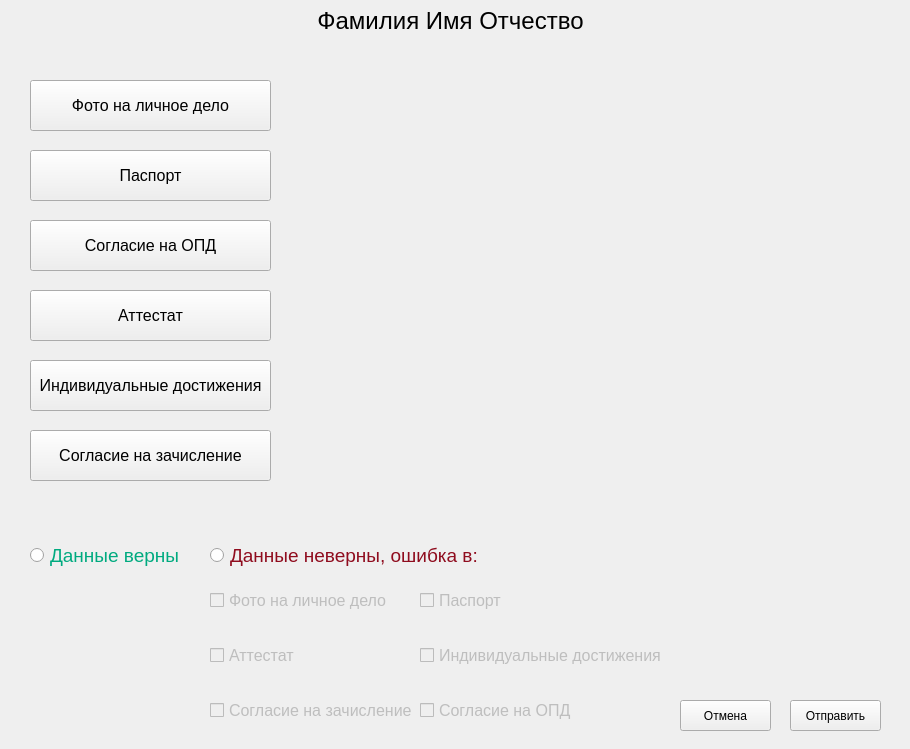
<?xml version="1.0" encoding="UTF-8"?>
<ui version="4.0">
 <class>Ui_Check</class>
 <widget class="QMainWindow" name="Ui_Check">
  <property name="geometry">
   <rect>
    <x>0</x>
    <y>0</y>
    <width>910</width>
    <height>749</height>
   </rect>
  </property>
  <property name="windowTitle">
   <string>MainWindow</string>
  </property>
  <widget class="QWidget" name="centralwidget">
   <widget class="QPushButton" name="personal_photo">
    <property name="geometry">
     <rect>
      <x>30</x>
      <y>80</y>
      <width>241</width>
      <height>51</height>
     </rect>
    </property>
    <property name="font">
     <font>
      <pointsize>12</pointsize>
     </font>
    </property>
    <property name="text">
     <string>Фото на личное дело</string>
    </property>
   </widget>
   <widget class="QPushButton" name="paper_photo">
    <property name="geometry">
     <rect>
      <x>30</x>
      <y>150</y>
      <width>241</width>
      <height>51</height>
     </rect>
    </property>
    <property name="font">
     <font>
      <pointsize>12</pointsize>
     </font>
    </property>
    <property name="text">
     <string>Паспорт</string>
    </property>
   </widget>
   <widget class="QPushButton" name="agree_photo">
    <property name="geometry">
     <rect>
      <x>30</x>
      <y>220</y>
      <width>241</width>
      <height>51</height>
     </rect>
    </property>
    <property name="font">
     <font>
      <pointsize>12</pointsize>
     </font>
    </property>
    <property name="text">
     <string>Согласие на ОПД</string>
    </property>
   </widget>
   <widget class="QPushButton" name="tabel_photo">
    <property name="geometry">
     <rect>
      <x>30</x>
      <y>290</y>
      <width>241</width>
      <height>51</height>
     </rect>
    </property>
    <property name="font">
     <font>
      <pointsize>12</pointsize>
     </font>
    </property>
    <property name="text">
     <string>Аттестат</string>
    </property>
   </widget>
   <widget class="QPushButton" name="achives_photo">
    <property name="geometry">
     <rect>
      <x>30</x>
      <y>360</y>
      <width>241</width>
      <height>51</height>
     </rect>
    </property>
    <property name="font">
     <font>
      <pointsize>12</pointsize>
     </font>
    </property>
    <property name="text">
     <string>Индивидуальные достижения</string>
    </property>
   </widget>
   <widget class="QPushButton" name="join_agree_photo">
    <property name="geometry">
     <rect>
      <x>30</x>
      <y>430</y>
      <width>241</width>
      <height>51</height>
     </rect>
    </property>
    <property name="font">
     <font>
      <pointsize>12</pointsize>
     </font>
    </property>
    <property name="text">
     <string>Согласие на зачисление</string>
    </property>
   </widget>
   <widget class="QLabel" name="label_FIO">
    <property name="geometry">
     <rect>
      <x>210</x>
      <y>0</y>
      <width>481</width>
      <height>41</height>
     </rect>
    </property>
    <property name="font">
     <font>
      <pointsize>18</pointsize>
     </font>
    </property>
    <property name="text">
     <string>Фамилия Имя Отчество</string>
    </property>
    <property name="alignment">
     <set>Qt::AlignCenter</set>
    </property>
   </widget>
   <widget class="QRadioButton" name="radioButton_good">
    <property name="geometry">
     <rect>
      <x>30</x>
      <y>540</y>
      <width>171</width>
      <height>31</height>
     </rect>
    </property>
    <property name="font">
     <font>
      <pointsize>14</pointsize>
     </font>
    </property>
    <property name="styleSheet">
     <string notr="true">color: rgb(0, 170, 127)</string>
    </property>
    <property name="text">
     <string>Данные верны</string>
    </property>
   </widget>
   <widget class="QRadioButton" name="radioButton_bad">
    <property name="geometry">
     <rect>
      <x>210</x>
      <y>540</y>
      <width>281</width>
      <height>31</height>
     </rect>
    </property>
    <property name="font">
     <font>
      <pointsize>14</pointsize>
     </font>
    </property>
    <property name="styleSheet">
     <string notr="true">color: rgb(143, 12, 30)</string>
    </property>
    <property name="text">
     <string>Данные неверны, ошибка в:</string>
    </property>
   </widget>
   <widget class="QCheckBox" name="checkBox">
    <property name="enabled">
     <bool>false</bool>
    </property>
    <property name="geometry">
     <rect>
      <x>210</x>
      <y>580</y>
      <width>271</width>
      <height>41</height>
     </rect>
    </property>
    <property name="font">
     <font>
      <pointsize>12</pointsize>
     </font>
    </property>
    <property name="text">
     <string>Фото на личное дело</string>
    </property>
   </widget>
   <widget class="QCheckBox" name="checkBox_2">
    <property name="enabled">
     <bool>false</bool>
    </property>
    <property name="geometry">
     <rect>
      <x>420</x>
      <y>580</y>
      <width>271</width>
      <height>41</height>
     </rect>
    </property>
    <property name="font">
     <font>
      <pointsize>12</pointsize>
     </font>
    </property>
    <property name="text">
     <string>Паспорт</string>
    </property>
   </widget>
   <widget class="QCheckBox" name="checkBox_3">
    <property name="enabled">
     <bool>false</bool>
    </property>
    <property name="geometry">
     <rect>
      <x>420</x>
      <y>690</y>
      <width>271</width>
      <height>41</height>
     </rect>
    </property>
    <property name="font">
     <font>
      <pointsize>12</pointsize>
     </font>
    </property>
    <property name="text">
     <string>Согласие на ОПД</string>
    </property>
   </widget>
   <widget class="QCheckBox" name="checkBox_4">
    <property name="enabled">
     <bool>false</bool>
    </property>
    <property name="geometry">
     <rect>
      <x>210</x>
      <y>630</y>
      <width>271</width>
      <height>51</height>
     </rect>
    </property>
    <property name="font">
     <font>
      <pointsize>12</pointsize>
     </font>
    </property>
    <property name="text">
     <string>Аттестат</string>
    </property>
   </widget>
   <widget class="QCheckBox" name="checkBox_5">
    <property name="enabled">
     <bool>false</bool>
    </property>
    <property name="geometry">
     <rect>
      <x>420</x>
      <y>630</y>
      <width>271</width>
      <height>51</height>
     </rect>
    </property>
    <property name="font">
     <font>
      <pointsize>12</pointsize>
     </font>
    </property>
    <property name="text">
     <string>Индивидуальные достижения</string>
    </property>
   </widget>
   <widget class="QCheckBox" name="checkBox_6">
    <property name="enabled">
     <bool>false</bool>
    </property>
    <property name="geometry">
     <rect>
      <x>210</x>
      <y>690</y>
      <width>271</width>
      <height>41</height>
     </rect>
    </property>
    <property name="font">
     <font>
      <pointsize>12</pointsize>
     </font>
    </property>
    <property name="text">
     <string>Согласие на зачисление</string>
    </property>
   </widget>
   <widget class="QPushButton" name="btn_back">
    <property name="geometry">
     <rect>
      <x>680</x>
      <y>700</y>
      <width>91</width>
      <height>31</height>
     </rect>
    </property>
    <property name="text">
     <string>Отмена</string>
    </property>
   </widget>
   <widget class="QPushButton" name="btn_send">
    <property name="geometry">
     <rect>
      <x>790</x>
      <y>700</y>
      <width>91</width>
      <height>31</height>
     </rect>
    </property>
    <property name="text">
     <string>Отправить</string>
    </property>
   </widget>
  </widget>
 </widget>
 <resources/>
 <connections/>
</ui>
